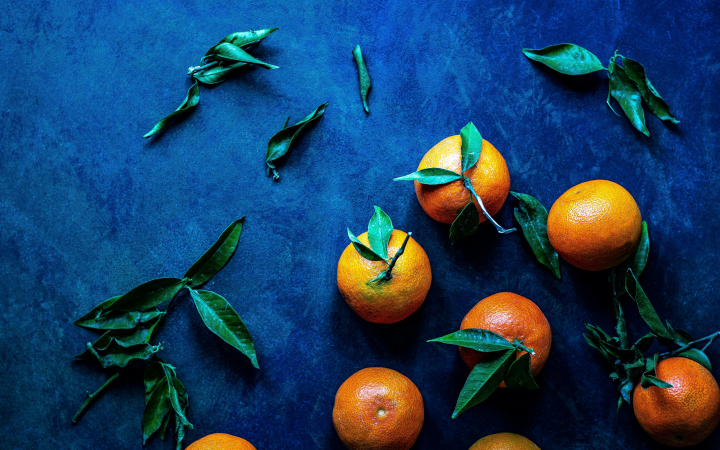
#> input picture mandariny-sinii-fon-frukty.jpg, 1440 x 900 px (shown at 1/2 size)
$ jupyter execute --allow-errors lab5_ColorModels.ipynb   (shell and % lines are left out)
#> lines starting #> are read from the running program, lines starting #| are printed output that depends on the picture; after the words box and inside, x2 and y2 are one past the last pixel; in counts of white or black regions, pixels touching at a corner belong together
# Лабораторная работа 5.

# Цветовые модели. Цветовая сегментация

В этой работе рассматриваются базовые цветовые модели, методы конвертации, цветовая сегментация.

Цель лабораторной работы: научиться применять методы конвертации цветовых моделей и выполнить  цветовую сегментацию выданного изображения.

## Цветовые модели

Цветные цифровые изображения представляют собой совокупность трех цветовых плоскостей, каждая из которых характеризует одну независимую составляющую цвета, представленную в том же формате, что и обычное 8-битное полутоновое изображение.

### 5.1 Цветовая модель RGB

RGB (Red, Green, Blue - красный, зеленый, синий) - цветовая модель, описывающая способ кодирования цвета для цветовоспроизведения с помощью трёх цветов, которые принято называть основными. Выбор основных цветов обусловлен особенностями физиологии восприятия цвета сетчаткой человеческого глаза. Сетчатка глаза имеет три вида рецепторов (колбочек), ответственных за цветное зрение. Можно считать, что каждый вид колбочек даёт свой отклик на определённую длину волны видимого спектра.
 Система координат RGB - куб с началом отсчета ⟨0,0,0⟩, соответствующим черному цвету. Максимальное значение RGB - ⟨255,255,255⟩ соответствует белому цвету.

В модели RGB не разделены яркостная и оттеночная компоненты цвета, здесь легко указать яркости для одного из основных цветов, но затруднительно указать оттенок с требуемым цветовым тоном (например, телесным) и насыщенностью.

### 5.2 Цветовые модели HSV и HSI

 Цветовая модель HSV (Hue, Saturation, Value - цветовой тон, насыщенность, мера яркости) - модель, ориентированная на человека и обеспечивающая возможность явного задания требуемого оттенка цвета. Среди прочих используемых в настоящее время моделей, эта модель отражает физические свойства цвета и наиболее точно соответствует способу восприятия цвета человеческим глазом.
 Оттенок цвета (H) - это длина световой волны, отраженной или прошедшей через объект. Насыщенность (S) характеризует степень, уровень выражения оттенка цвета. Она определяет соотношение серого цвета и выбранного оттенка и выражается в долях от 0 (серый) до 1 (полностью насыщенный). Мера яркости (V) характеризует интенсивность цвета, поэтому она измеряется в диапазоне от 0 (черный) до 1 (белый). При увеличении яркости цвет становится более светлым (белым). Составляющая V является нелинейной, что близко соответствует восприятию человеком светлых и темных цветов.

С точки зрения обработки изображений цветовое пространство удобно тем, что позволяет непосредственно оперировать интенсивностью (яркостью) и цветом (тоном) пикселя.

Существует также цветовая модель HSL (hue, saturation, lightness) или HSI (hue, saturation, intensity) , которая строится по такому же принципу, что и модель HSV, но отличающаяся кодированием цвета пикселя и, соответственно, формулами преобразования из цветового пространства RGB в HSI/HSV и обратно.

**HSV vs. HSL**
Представление **HSL** моделирует то, как различные краски смешиваются вместе, чтобы создать цвет в реальном мире. Полностью насыщенные цвета размещаются вокруг круга при значении светлоты 1/2, при этом значение светлоты 0 или 1 соответствует полностью черному или белому соответственно. Между тем, представление HSV моделирует, как цвета появляются при свете. Разница между HSL и HSV заключается в том, что цвет с максимальной светлотой в HSL является чисто белым, но цвет с максимальным значением / яркостью в HSV аналогичен освещению белого света на цветном объекте (например, яркое белый свет на красный объект заставляет объект по-прежнему казаться красным, просто ярче и интенсивнее, в то время как тусклый свет на красный объект заставляет объект казаться темнее и менее ярким).

Наглядно разницу между HSV и HSL можно увидеть на изображениях визуализации цветовых пространств:

Подробнее про различия HSL и HSV моделей можно прочитать [здесь](https://en.wikipedia.org/wiki/HSL_and_HSV)

Алгоритмы преобразования из RGB в HSV и наоборот можно посмотреть [здесь](https://ru.wikipedia.org/wiki/HSV_(%D1%86%D0%B2%D0%B5%D1%82%D0%BE%D0%B2%D0%B0%D1%8F_%D0%BC%D0%BE%D0%B4%D0%B5%D0%BB%D1%8C))

Алгоритмы преобразования из RGB в HSL и наоборот можно посмотеть [здесь](https://ru.wikipedia.org/wiki/HSL)

**В OpenCV есть готовый метод преобразования изображений из одних цветовых моделей в другие:**
`cv.cvtColor(image, ColorConversionType)`
Где ColorConversionType - тип преобразования из одной цветовой модели в другую:
cv.COLOR_BGR2RGB - преобразование из BGR в RGB
cv.COLOR_RGB2BGR - преобразование из RGB в BGR
cv.COLOR_BGR2GRAY - преобразование из BGR в GRAY
cv.COLOR_RGB2GRAY - преобразование из RGB в GRAY
cv.COLOR_GRAY2RGB - преобразование из GRA в RGB
cv.COLOR_GRAY2BGR - преобразование из GRA в BGR
cv.COLOR_HSV2RGB - преобразование из HSV в RGB
cv.COLOR_HLS2RGB - преобразование из HLS в RGB
cv.COLOR_RGB2HSV - преобразование из RGB в HSV
cv.COLOR_RGB2HLS - преобразование из RGB в HLS

Полный список типов конвертации можно посмотреть в [документации](https://docs.opencv.org/3.4/d8/d01/group__imgproc__color__conversions.html)

[cell 1]
import matplotlib.pyplot as plt
import cv2 as cv
import numpy as np
from matplotlib import colors
from matplotlib.colors import hsv_to_rgb

Загружаем изображение. Преобразуем в модель RGB

[cell 2]
image = cv.imread('./ape.bmp')
#> (the rest of this cell did not finish here and is left out)

Отображаем разные каналы по разным осям на трехмерном графике. В случае модели RGB не видно кластеризации по цвету.

#> (a cell that did not finish here is left out)

Построим отдельный канал красного цвета

#> (a cell that did not finish here is left out)

Преобразуем изображение в цветовую модель HSV

#> (a cell that did not finish here is left out)

Отобразим разные каналы полученного изображения на трехмерном графике

#> (a cell that did not finish here is left out)

Создадим маски для разных оттенков синего цвета

[cell 7]
lower_blue = np.array([80,50,50])
upper_blue = np.array([120,255,255])
lo_square = np.full((10, 10, 3), lower_blue, dtype=np.uint8) / 255.0
do_square = np.full((10, 10, 3), upper_blue, dtype=np.uint8) / 255.0

plt.subplot(1, 2, 1)
plt.imshow(hsv_to_rgb(lo_square))
plt.subplot(1, 2, 2)
plt.imshow(hsv_to_rgb(do_square))
plt.show()
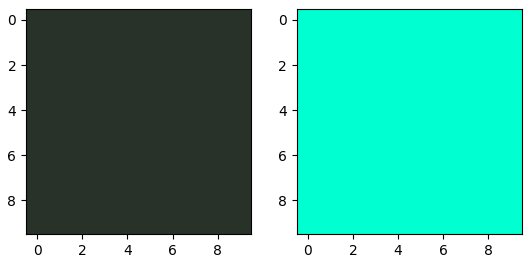
#> figure drawn by matplotlib, 2 panels

Найдем на изображении цвета подходящие под маску от светлосинего до темносинего. И добавим маску на изображение.

#> (a cell that did not finish here is left out)

Зададим другую маску

[cell 9]
light_white = (0, 0, 200)
dark_white = (145, 60, 255)

lw_square = np.full((10, 10, 3), light_white, dtype=np.uint8) / 255.0
dw_square = np.full((10, 10, 3), dark_white, dtype=np.uint8) / 255.0

plt.subplot(1, 2, 1)
plt.imshow(hsv_to_rgb(lw_square))
plt.subplot(1, 2, 2)
plt.imshow(hsv_to_rgb(dw_square))
plt.show()
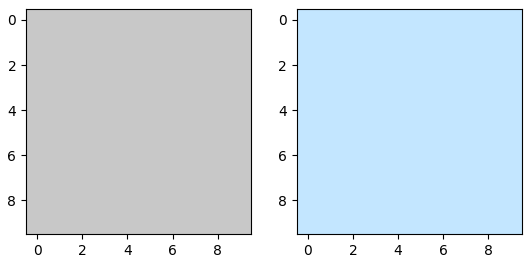
#> figure drawn by matplotlib, 2 panels

#> (the rest of this cell did not finish here and is left out)

Применим обе маски и сгладим изображение

#> (a cell that did not finish here is left out)

Пробуем сделать цветовую сегментацию

[cell 11]
def segment_image(image):

    # Convert the image into HSV
    hsv_image = cv.cvtColor(image, cv.COLOR_RGB2HSV)

    # Set the blue range
    lower_blue = (0, 0, 0)
    upper_blue = (0, 0, 0)

    # Apply the blue mask
    mask = cv.inRange(hsv_image, lower_blue, upper_blue)

    # Set a white range
    light_white = (0, 60, 200)
    dark_white = (15, 255, 255)

    # Apply the white mask
    mask_white = cv.inRange(hsv_image, light_white, dark_white)

    # Combine the two masks
    final_mask = mask + mask_white
    result = cv.bitwise_and(image, image, mask=final_mask)

    # Clean up the segmentation using a blur
    blur = cv.GaussianBlur(result, (7, 7), 0)
    return blur

#> (a cell that did not finish here is left out)

Самостоятельное задание. Сделать цветовую сегментацию выданного изображения.
Пороги для цветовой сегментации подобрать в ручную, используя преобразование изображения
в формат LAB.

### Еще пример цветовой сегментации

Известно, что цветные цифровые изображения представляют собой совокупность трех цветовых плоскостей, каждая из которых характеризует одну независимую составляющую цвета, представленную в том же формате, что и обычное 8-битное полутоновое изображение. Следовательно, все описанные процедуры обработки полутоновых изображений в яркостной области могут быть обобщены и на случай обработки цветных изображений. Специфика же здесь связана прежде всего с различными цветовыми моделями, позволяющими по-разному работать с разными цветовыми и другими составляющими изображения.

[cell 13]
image3 = cv.imread('./pencils.png')
#> (the rest of this cell did not finish here and is left out)

#**Задание. Методами лабораторной работы выделить объект (указанный преподавателем) на изображении. (изображение выдается преподавателем)**

[cell 14]
import matplotlib.pyplot as plt
import cv2 as cv
import numpy as np

image3 = cv.imread('./mandariny-sinii-fon-frukty.jpg')
#> image3 is the input picture: shape (900, 1440, 3); mean B, G, R 98.3, 62.7, 24.9
rgb_image3 = cv.cvtColor(image3, cv.COLOR_BGR2RGB)
hsv_image3 = cv.cvtColor(image3, cv.COLOR_BGR2HSV)   # было RGB2HSV — исправлено
#> hsv_image3: shape (900, 1440, 3); mean H, S, V 94.1, 236.4, 115.1
h, s, v = cv.split(hsv_image3)
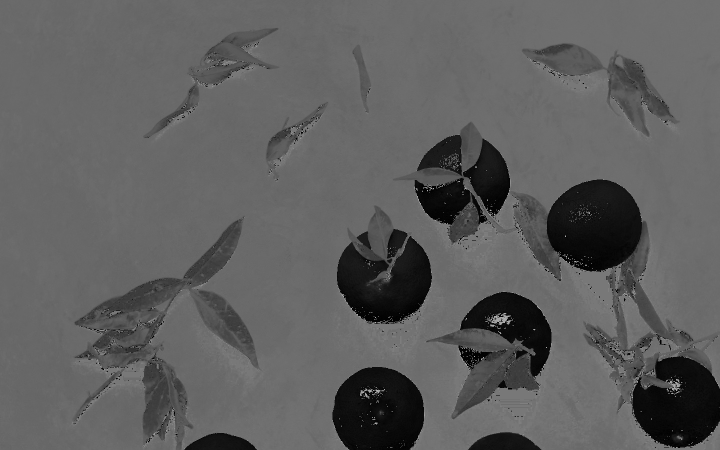
#> h: shape (900, 1440) (shown at 1/2 size); min 0, max 179, mean 94.1
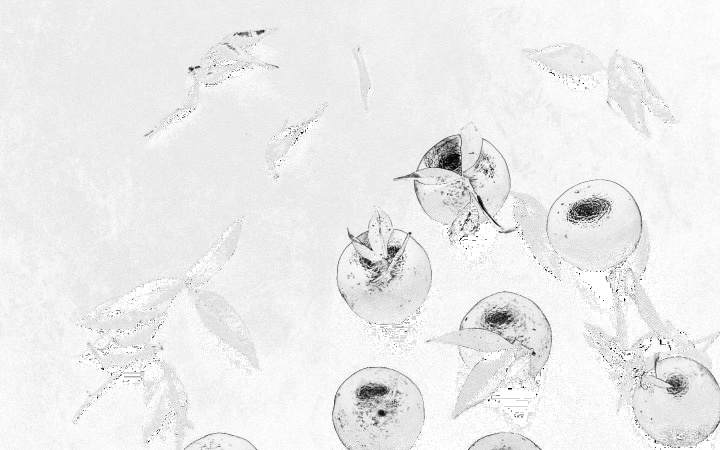
#> s: shape (900, 1440) (shown at 1/2 size); min 0, max 255, mean 236.4
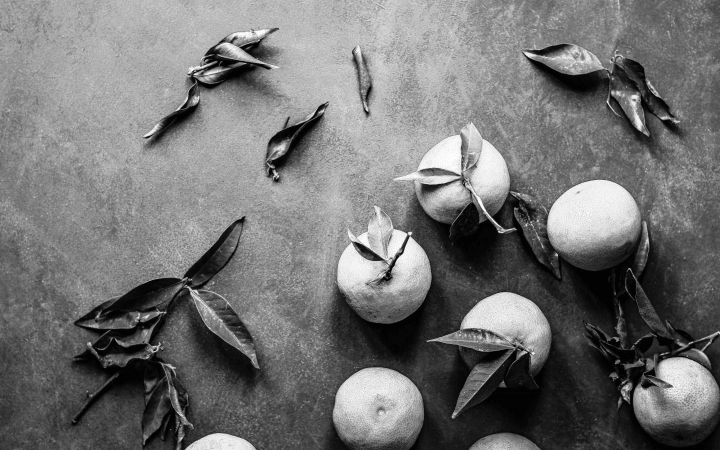
#> v: shape (900, 1440) (shown at 1/2 size); min 0, max 255, mean 115.1

# Оранжевый цвет мандаринов в HSV
low_h, high_h = 8, 25
low_s, high_s = 100, 255
low_v, high_v = 80, 255

mask_h = cv.inRange(h, low_h, high_h)
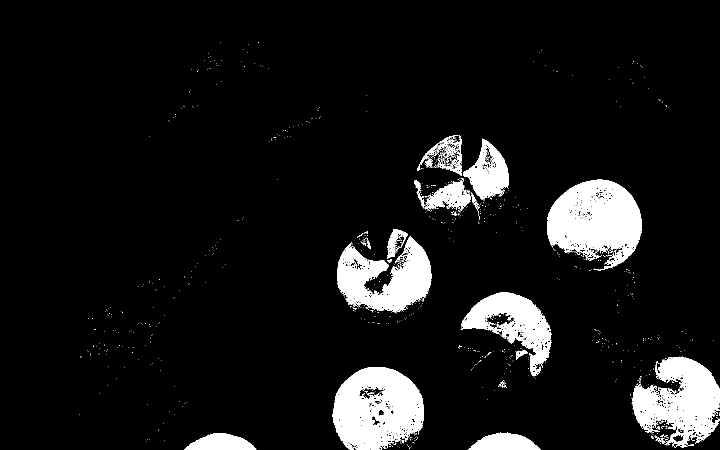
#> mask_h: shape (900, 1440) (shown at 1/2 size); 8.5% white; 911 white regions (876 under 20 px), largest, box (x1, y1, x2, y2) and area: (1094, 359, 1284, 540) 21652, (665, 734, 848, 900) 21495, (1265, 713, 1440, 895) 18058
mask_s = cv.inRange(s, low_s, high_s)
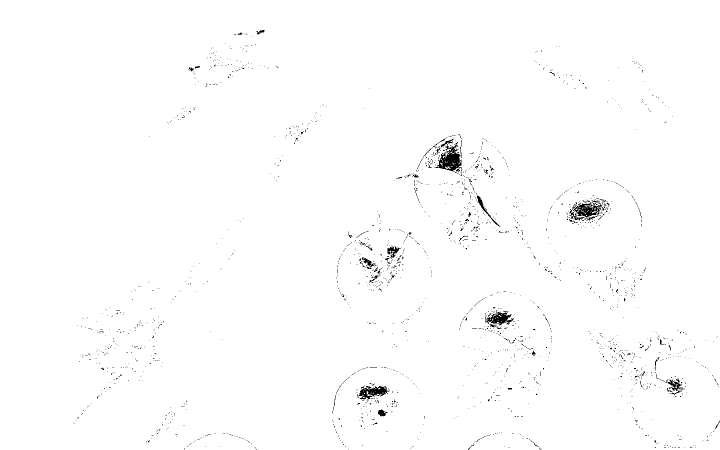
#> mask_s: shape (900, 1440) (shown at 1/2 size); 99.1% white; 2129 black regions (2078 under 20 px), largest, box (x1, y1, x2, y2) and area: (869, 290, 924, 348) 1408, (1144, 406, 1204, 441) 956, (717, 772, 775, 799) 852
mask_v = cv.inRange(v, low_v, high_v)
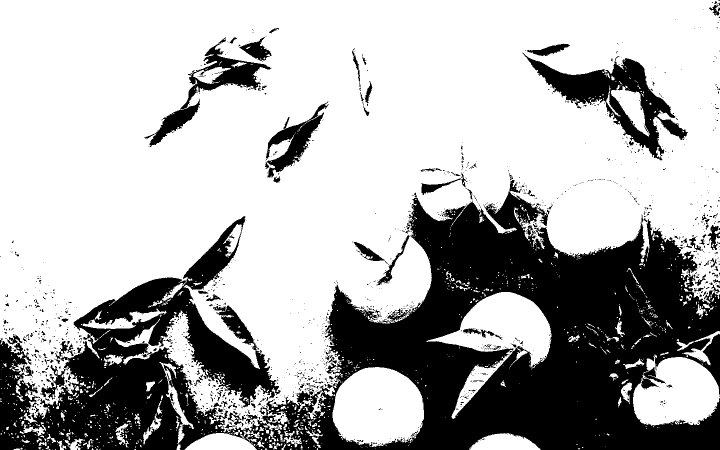
#> mask_v: shape (900, 1440) (shown at 1/2 size); 69.6% white; 1403 black regions (1271 under 20 px), largest, box (x1, y1, x2, y2) and area: (0, 360, 1440, 900) 343366, (1045, 105, 1376, 321) 18476, (288, 74, 542, 294) 9031
mask1 = cv.bitwise_and(mask_h, cv.bitwise_and(mask_s, mask_v))
#> mask1: shape (900, 1440); 7.6% white; 441 white regions (412 under 20 px), largest, box (x1, y1, x2, y2) and area: (665, 734, 848, 894) 19996, (1094, 359, 1283, 509) 18783, (674, 472, 863, 627) 15071

# Чистим маску от шума — отдельными шагами, чтобы сравнить
kernel = np.ones((5, 5), np.uint8)
mask2 = cv.morphologyEx(mask1, cv.MORPH_OPEN, kernel)
#> mask2: shape (900, 1440); 6.2% white; 47 white regions, largest, box (x1, y1, x2, y2) and area: (665, 734, 848, 888) 17153, (1095, 359, 1283, 496) 15345, (675, 475, 863, 620) 11668
mask3 = cv.morphologyEx(mask2, cv.MORPH_CLOSE, kernel)
#> mask3: shape (900, 1440); 6.4% white; 18 white regions, largest, box (x1, y1, x2, y2) and area: (665, 734, 848, 893) 18239, (1095, 359, 1283, 496) 15960, (1266, 714, 1440, 848) 12877

result = cv.bitwise_and(rgb_image3, rgb_image3, mask=mask3)
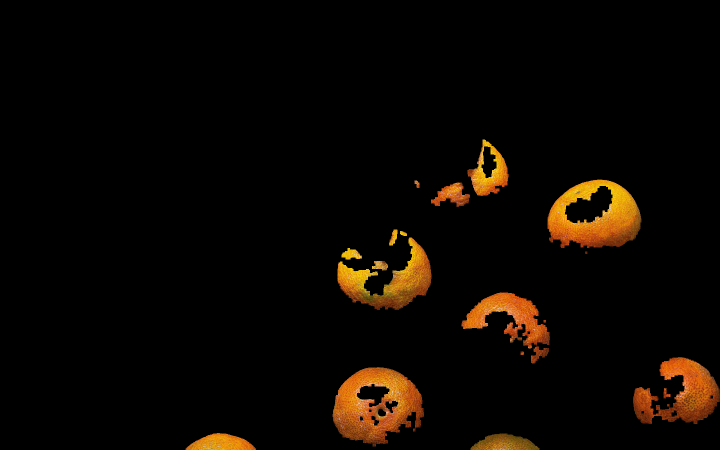
#> result: shape (900, 1440, 3) (shown at 1/2 size); mean R, G, B 12.3, 6.9, 1.5

# ---- Вывод: 2x4, отдельная ячейка под каждую маску ----
fig = plt.figure(figsize=(18, 9))
gs = fig.add_gridspec(2, 4)

ax = fig.add_subplot(gs[0, 0]); ax.imshow(rgb_image3); ax.set_title('Исходное'); ax.axis('off')
ax = fig.add_subplot(gs[0, 1]); ax.imshow(mask_h, cmap='gray'); ax.set_title('mask_h (по Hue)'); ax.axis('off')
ax = fig.add_subplot(gs[0, 2]); ax.imshow(mask_s, cmap='gray'); ax.set_title('mask_s (по Saturation)'); ax.axis('off')
ax = fig.add_subplot(gs[0, 3]); ax.imshow(mask_v, cmap='gray'); ax.set_title('mask_v (по Value)'); ax.axis('off')

ax = fig.add_subplot(gs[1, 0]); ax.imshow(mask1, cmap='gray'); ax.set_title('mask1 = H & S & V'); ax.axis('off')
ax = fig.add_subplot(gs[1, 1]); ax.imshow(mask2, cmap='gray'); ax.set_title('mask2 = OPEN(mask1)'); ax.axis('off')
ax = fig.add_subplot(gs[1, 2]); ax.imshow(mask3, cmap='gray'); ax.set_title('mask3 = CLOSE(mask2)'); ax.axis('off')
ax = fig.add_subplot(gs[1, 3]); ax.imshow(result); ax.set_title('Результат (mask3)'); ax.axis('off')

plt.tight_layout()
plt.show()

# ---- Отдельно гистограмма H ----
plt.figure(figsize=(10, 4))
plt.hist(h.reshape(-1), np.max(h), [np.min(h), np.max(h)])
plt.vlines(low_h, 0, 5000, 'r')
plt.vlines(high_h, 0, 5000, 'r')
plt.title('Гистограмма h слоя (красные линии — границы мандаринов)')
plt.xlabel('Hue')
plt.ylabel('Кол-во пикселей')
plt.show()
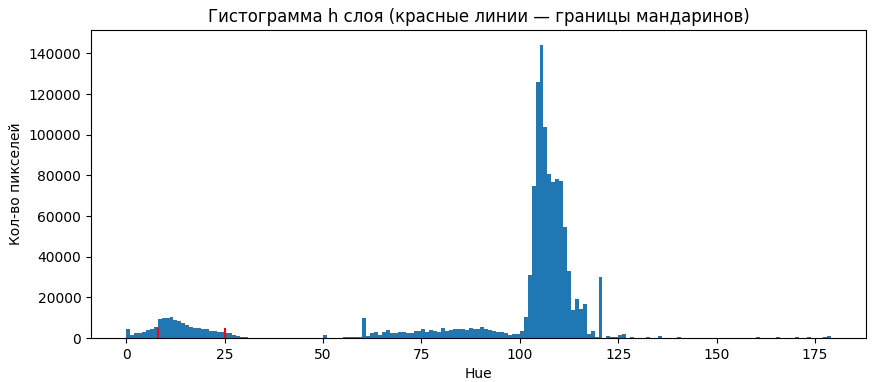
#> figure drawn by matplotlib, 1 panel; tallest bar 144269 high, from x = 105 to 106
